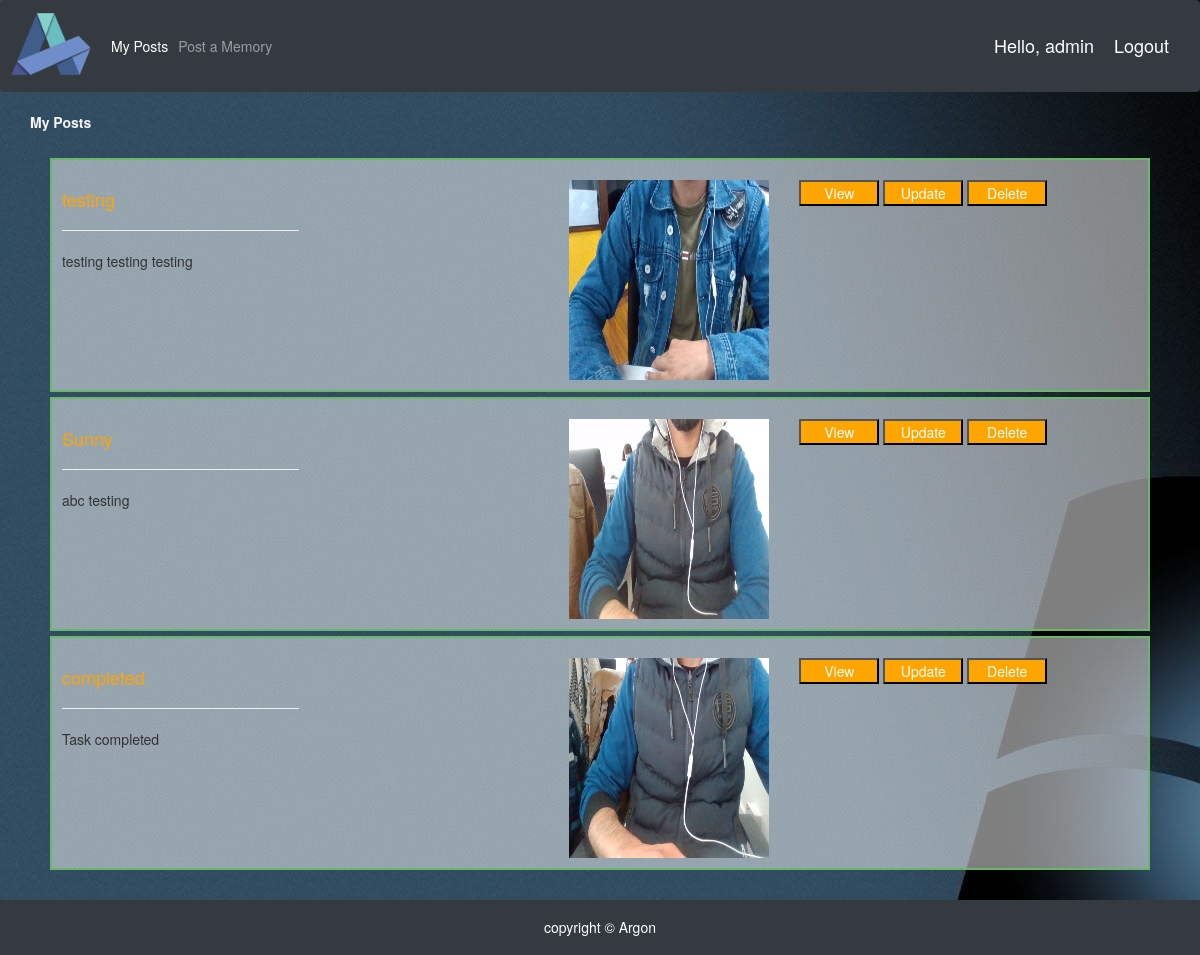
Page /userpostspage/ (signed in) on the earlier database version.
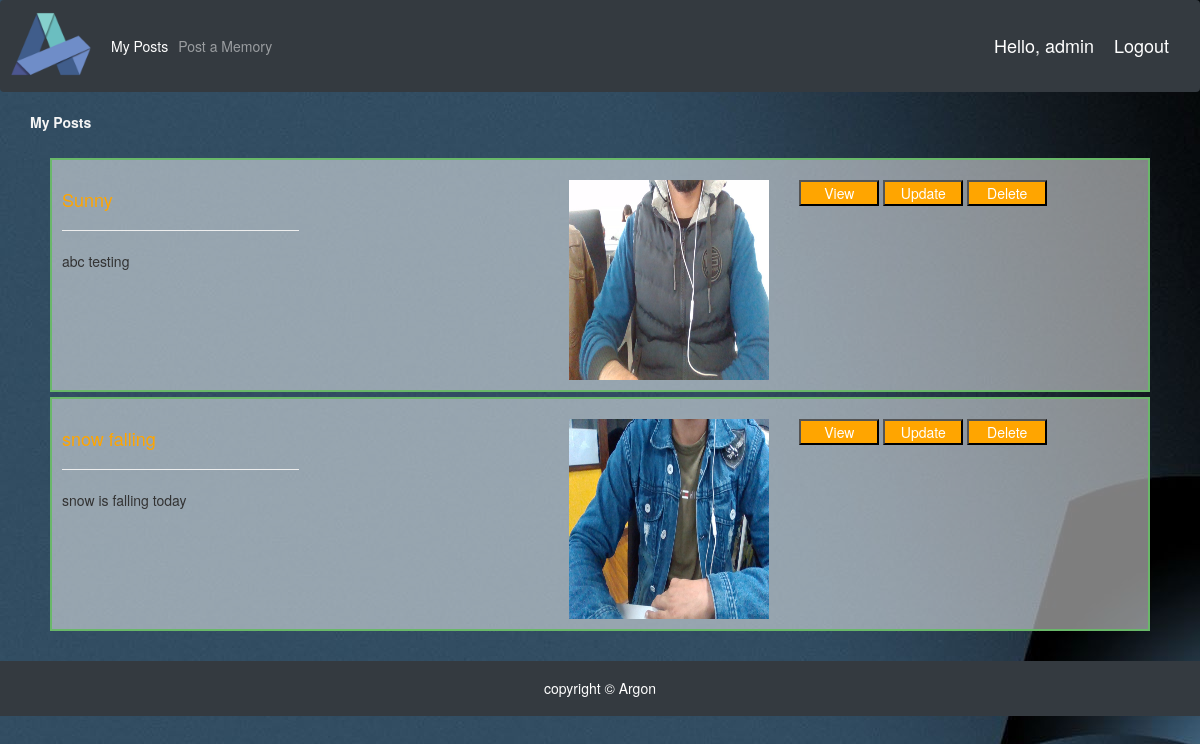
Same page on the later database version.
### SocialApp/models.py (models this page shows, shortened)
class Users(AbstractUser):
    class Meta:
        verbose_name = "CustomUser"
        verbose_name_plural = "CustomUsers"

class BlogPost(models.Model):
    title = models.CharField(max_length=300)
    description = models.TextField()
    image = models.ImageField()
    user = models.ForeignKey(Users, on_delete=models.CASCADE, null=True, blank=True)

### SocialApp/views.py (the view)
# urls.py: path('userpostspage/', views.userPostsPage, name='userposts'),
@login_required
def userPostsPage(request):
    posts = BlogPost.objects.filter(user=request.user)
    print("posts count: ", posts.count())
    context = {'posts': posts, 'media_url': settings.MEDIA_URL}
    return render(request, 'user_posts.html', context)

### SocialApp/templates/user_posts.html (shortened to what this page needs)
{% extends 'main.html' %}
{% load static %}
{% block content %}
<head>
    <link rel="stylesheet" href="https://maxcdn.bootstrapcdn.com/bootstrap/3.4.1/css/bootstrap.min.css">
</head>
<div class="container">
    <div class="row">
        <strong style="color: whitesmoke;">My Posts</strong>
    </div>
    {%for p in posts %}
    <div class="post-content">
        <div class="row">
            <div class="col-md-4 mt-3">
                <h4 style="color: orange;">{{p.title}}</h4>
                <hr style="width:70%;text-align:left;margin-left:0">
                {{p.description}}
            </div>
            <div class="col-md-4 mt-3">
                <img src="{{media_url}}/{{p.image}}" style="width:200px; height:200px; float:right;">
            </div>
            <div class="col-md-4 mt-3">
                <button type="submit" onclick="location.href = '{% url 'socialapp:postdetail' p.id %}'">View</button>
                <button type="submit" onclick="location.href = '{% url 'socialapp:updatepost' p.id %}'">Update</button>
                <button type="submit" onclick="location.href = '{% url 'socialapp:deletepost' p.id %}'">Delete</button>
            </div>
        </div>
    </div>
    {%endfor%}
</div>
{% endblock %}

### SocialApp/templates/main.html (shortened to what this page needs)
{% load static %}
<!DOCTYPE html>
<html>
<head>
	<link rel=”stylesheet” href="{% static 'css/bootstrap.css'%}">
	<link rel=”stylesheet” href="{% static 'css/bootstrap-responsive.css'%}">
	<link rel="stylesheet" href="https://stackpath.bootstrapcdn.com/bootstrap/4.3.1/css/bootstrap.min.css"
>
	<link rel="stylesheet" href="https://maxcdn.bootstrapcdn.com/bootstrap/3.4.1/css/bootstrap.min.css">
	<link rel="stylesheet" type="text/css" href="{% static '/css/main.css' %}">
	<link rel="stylesheet" href="https://maxcdn.bootstrapcdn.com/bootstrap/4.0.0/css/bootstrap.min.css">
</head>
<body class="bg">
	{% include 'navbar.html' %}
	{% block content %}
	{% endblock %}
	<footer class="footer text-center bg-primary bg-dark ftr">
		<h5>copyright &copy; Argon</h5>
	</footer>
</body>
</html>

### SocialApp/templates/navbar.html (shortened to what this page needs)
{% load static %}
<head>
  <link rel="stylesheet" href="https://maxcdn.bootstrapcdn.com/bootstrap/3.4.1/css/bootstrap.min.css">
</head>
<nav class="navbar navbar-expand-lg navbar-dark bg-dark">
 <img src="{% static 'img.png' %}" style="width:80px; height:80px;">
  <div class="collapse navbar-collapse" id="navbarNav">
    <ul class="navbar-nav">
      <li class="nav-item active">
        <a class="nav-link" href="{% url 'socialapp:userposts' %}">My Posts</a>
      </li>
      <li class="nav-item">
        <a class="nav-link" href="{% url 'socialapp:newpost' %}">Post a Memory</a>
      </li>
    </ul>
  </div>
  <span class="hello-msg">Hello, {{request.user}}</span>
  <span ><a  class="hello-msg" href="{% url 'socialapp:logout' %}">Logout</a></span>
</nav>

### static/css/main.css (style rules this page uses)
body { background-color: #ebeff5; width: 100%; }

### SocialApp/templates/navbar.html (style rules this page uses)
.hello-msg { font-size: 18px; color: #fff; margin-right: 20px; }

### SocialApp/templates/user_posts.html (style rules this page uses)
button { width: 80px; background-color: orange; color: white; }
.post-content { border: 2px solid rgb(105, 184, 105); margin: 5px; padding: 10px; background-color: rgba(255, 255, 255, 0.493); }

Differences in the rows shown:
removed BlogPost: description "testing testing testing", image (picture)
removed BlogPost: description "Task completed", image (picture)
added BlogPost: description "snow is falling today", image (picture)
